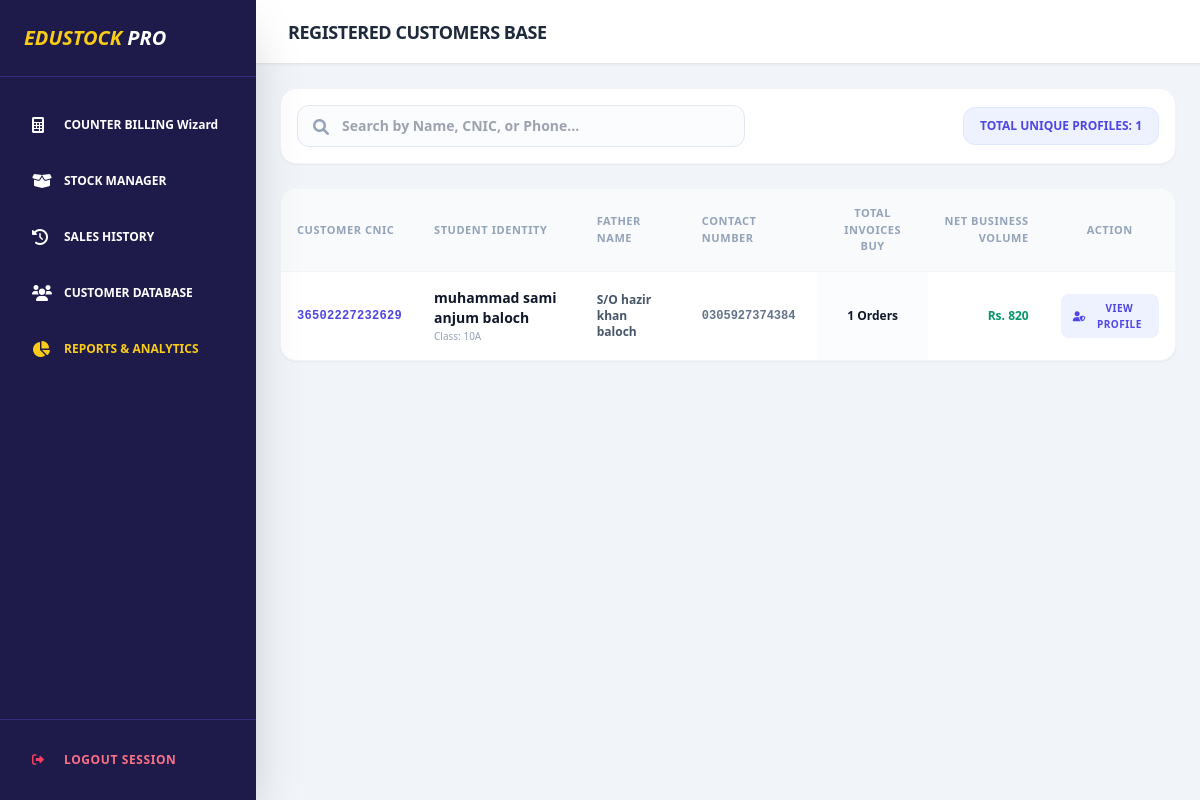
The page /customers (signed in) on the database its author committed.
### tables this page shows
CREATE TABLE sales (
        id INTEGER PRIMARY KEY AUTOINCREMENT,
        receipt_number TEXT NOT NULL UNIQUE,
        student_name TEXT NOT NULL,
        father_name TEXT NOT NULL,
        cnic TEXT,
        student_class TEXT NOT NULL,
        phone_no TEXT NOT NULL,
        address TEXT,
        sale_type TEXT NOT NULL,
        total_amount REAL NOT NULL,
        cash_paid REAL DEFAULT 0.0,
        profit REAL DEFAULT 0.0,
        payment_status TEXT DEFAULT 'Paid',
        timestamp DATETIME DEFAULT CURRENT_TIMESTAMP
    );

### main.py (the view)
@app.get("/customers")
async def list_registered_customers(request: Request):
    if not is_logged_in(request): return RedirectResponse(url="/login", status_code=303)
    conn = get_db()
    query = """
        SELECT cnic, student_name, father_name, phone_no, student_class, address,
               COUNT(id) as total_orders, SUM(total_amount) as total_spent
        FROM sales WHERE cnic IS NOT NULL AND cnic != '' GROUP BY cnic ORDER BY total_spent DESC
    """
    unique_customers = conn.execute(query).fetchall()
    conn.close()
    return templates.TemplateResponse(request, "customers.html", {"active_page": "customers", "customers": unique_customers})

### templates/customers.html (shortened to what this page needs)
{% extends "index.html" %}
{% block header_title %}Registered Customers Base{% endblock %}
{% block page_content %}
<div class="space-y-6 text-slate-900">
    <div class="bg-white p-4 rounded-2xl shadow-sm border border-slate-100 flex items-center justify-between">
        <div class="relative w-full max-w-md">
            <i class="fas fa-search absolute left-4 top-3.5 text-slate-400"></i>
            <input type="text" id="custSearch" onkeyup="filterCustomersTable()" placeholder="Search by Name, CNIC, or Phone..." class="w-full pl-11 pr-4 py-2.5 rounded-xl border border-slate-200 focus:outline-none focus:border-indigo-600 font-bold text-sm bg-slate-50/50">
        </div>
        <div class="text-xs font-black text-indigo-600 uppercase bg-indigo-50 px-4 py-2.5 rounded-xl border border-indigo-100">
            Total Unique Profiles: {{ customers|length }}
        </div>
    </div>
    <div class="bg-white rounded-2xl shadow-sm overflow-hidden border border-slate-100">
        <div class="overflow-x-auto">
            <table class="w-full text-left border-collapse" id="customersTable">
                <thead>
                    <tr class="bg-slate-50 border-b border-slate-100 text-slate-400 text-[11px] font-black uppercase tracking-wider">
                        <th class="p-4">Customer CNIC</th>
                        <th class="p-4">Student Identity</th>
                        <th class="p-4">Father Name</th>
                        <th class="p-4">Contact Number</th>
                        <th class="p-4 text-center">Total Invoices Buy</th>
                        <th class="p-4 text-right">Net Business Volume</th>
                        <th class="p-4 text-center">Action</th>
                    </tr>
                </thead>
                <tbody class="divide-y divide-slate-100 font-bold text-xs text-slate-700">
                    {% for c in customers %}
                    <tr class="hover:bg-slate-50/80 transition-colors customer-row">
                        <td class="p-4 text-indigo-600 font-black tracking-wide font-mono">{{ c.cnic if c.cnic else "N/A" }}</td>
                        <td class="p-4">
                            <div class="flex flex-col">
                                <span class="font-black text-slate-900 text-sm">{{ c.student_name }}</span>
                                <span class="text-[10px] text-slate-400 font-medium">Class: {{ c.student_class }}</span>
                            </div>
                        </td>
                        <td class="p-4 text-slate-600">S/O {{ c.father_name }}</td>
                        <td class="p-4 text-slate-500 font-mono">{{ c.phone_no }}</td>
                        <td class="p-4 text-center text-slate-900 bg-slate-50/50 font-black">{{ c.total_orders }} Orders</td>
                        <td class="p-4 text-right text-emerald-600 font-black">Rs. {{ "{:,.0f}".format(c.total_spent) }}</td>
                        <td class="p-4 text-center">
                            <a href="/customers/profile/{{ c.cnic }}" class="inline-flex items-center gap-1.5 px-3 py-1.5 bg-indigo-50 text-indigo-600 rounded-lg hover:bg-indigo-600 hover:text-white transition-all font-black uppercase text-[10px] tracking-wider">
                                <i class="fas fa-user-shield"></i> View Profile
                            </a>
                        </td>
                    </tr>
                    {% else %}
                    <tr>
                        <td colspan="7" class="p-8 text-center text-slate-400 font-medium italic">No registered customers with active CNIC found in ledger.</td>
                    </tr>
                    {% endfor %}
                </tbody>
            </table>
        </div>
    </div>
</div>
{% endblock %}

### rows shown on the page
sales: cnic "36502227232629", student_name "muhammad sami anjum baloch", student_class "10A", father_name "hazir khan baloch", phone_no "0305927374384", total_orders "1", total_spent "820"

### other values the page prints
{{ customers|length }} "1"
